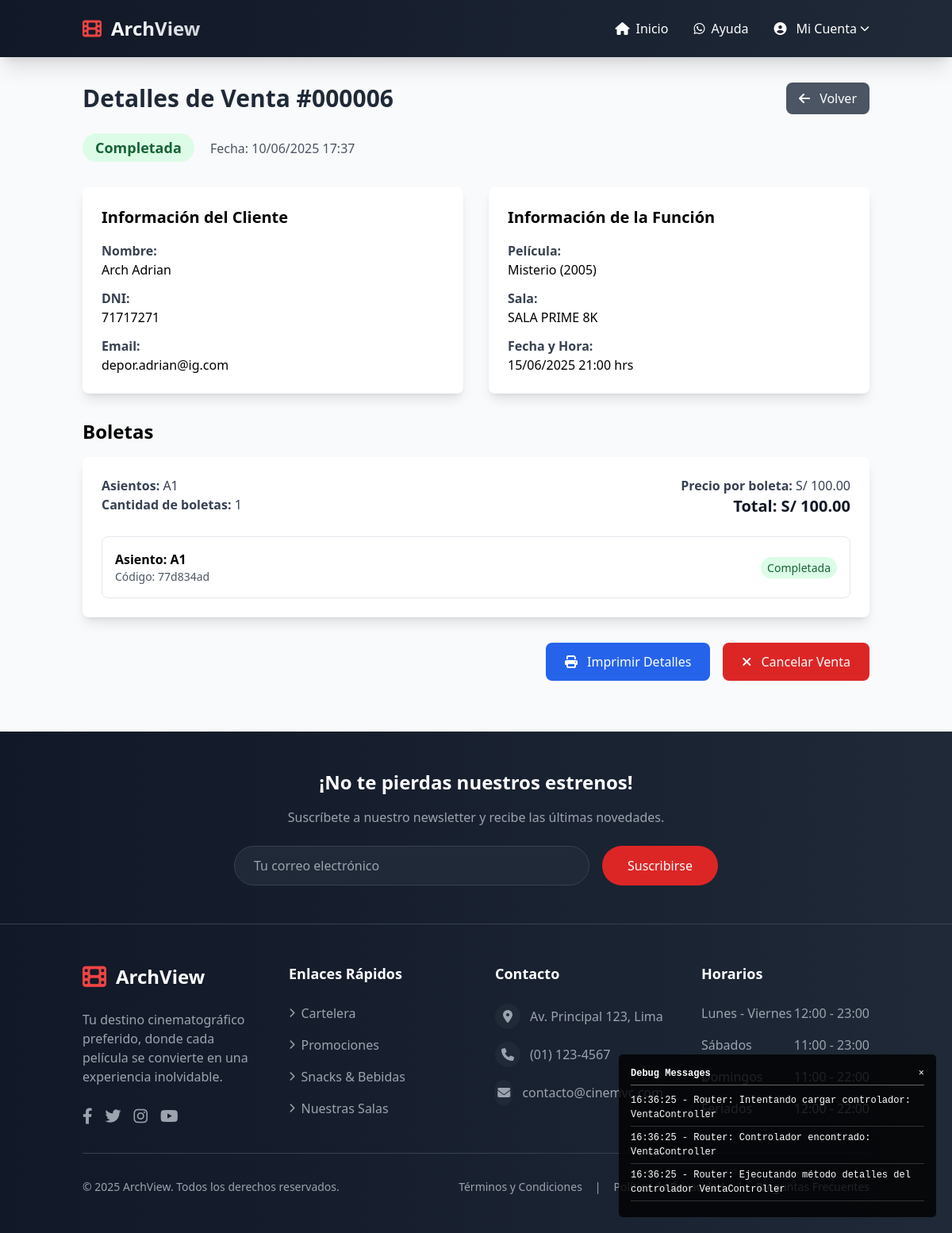
Screenshot of /venta/detalles/6 (signed in) with the database file from the repository.
### tables this page shows
CREATE TABLE `ventas` (
  `id` int(11) NOT NULL,
  `cliente_nombre` varchar(100) NOT NULL,
  `cliente_email` varchar(100) DEFAULT NULL,
  `cliente_dni` varchar(20) NOT NULL,
  `total` decimal(10,2) NOT NULL,
  `estado` enum('pendiente','completada','cancelada') DEFAULT 'pendiente',
  `created_at` timestamp NOT NULL DEFAULT current_timestamp()
);

### controllers/VentaController.php (called while the page is built, shortened)
<?php
require_once MODELS_PATH . 'Venta.php';
class VentaController extends Controller {
    private $ventaModel;
    public function __construct() {
        $this->ventaModel = new Venta();
    }
    public function detalles($ventaId = null) {
        $venta = $this->ventaModel->obtenerDetallesCompletos($ventaId);
        $esAdmin = isset($_SESSION['usuario_rol']) && $_SESSION['usuario_rol'] === 'admin';
        $vista = $esAdmin ? 'admin/ventas/detalles' : 'cliente/detalles';
        $this->cargarVista($vista, [
            'titulo' => 'Detalles de Venta',
            'venta' => $venta
        ]);
    }
}

### core/Router.php (called while the page is built, shortened)
<?php
require_once 'Debug.php';
class Router {
    private $metodo = 'index';
    public function __construct() {
        $url = $this->getUrl();
        if (isset($url[0])) {
            $controllerName = str_replace(' ', '', ucwords(str_replace('-', ' ', $url[0])));
            if (file_exists(CONTROLLERS_PATH . $controllerName . 'Controller.php')) {
                unset($url[0]);
            } else {
                Debug::log("Router: Controlador no encontrado: " . $controllerName . "Controller");
            }
        }
        $this->controlador = new $this->controlador;
        if (isset($url[1])) {
            if (method_exists($this->controlador, $url[1])) {
                $this->metodo = $url[1];
                unset($url[1]);
            }
        }
        $this->parametros = $url ? array_values($url) : [];
        call_user_func_array([$this->controlador, $this->metodo], $this->parametros);
    }
    private function getUrl() {
        if (isset($_GET['url'])) {
            $url = rtrim($_GET['url'], '/');
            $url = filter_var($url, FILTER_SANITIZE_URL);
            $url = explode('/', $url);
            return $url;
        }
        return [];
    }
}

### index.php (called while the page is built, shortened)
<?php
require_once 'core/Model.php';
require_once 'core/Router.php';
$router = new Router();

### config/conexion.php (called while the page is built, shortened)
<?php
class Conexion {
    private static $instance = null;
    private $conexion;
    private function __construct() {
        try {
            $this->conexion = new PDO(
                "mysql:host=" . DB_HOST . ";dbname=" . DB_NAME,
                DB_USER,
                DB_PASS,
                [
                    PDO::ATTR_ERRMODE => PDO::ERRMODE_EXCEPTION,
                    PDO::ATTR_DEFAULT_FETCH_MODE => PDO::FETCH_ASSOC,
                    PDO::MYSQL_ATTR_INIT_COMMAND => "SET NAMES utf8",
                    PDO::ATTR_EMULATE_PREPARES => false,
                    PDO::MYSQL_ATTR_LOCAL_INFILE => true
                ]
            );
        } catch (PDOException $e) {
            die("Error de conexión: " . $e->getMessage());
        }
    }
    public static function getInstance() {
        if (self::$instance === null) {
            self::$instance = new self();
        }
        return self::$instance;
    }
    public function getConexion() {
        return $this->conexion;
    }
}

### core/Model.php (called while the page is built, shortened)
<?php
require_once __DIR__ . '/../config/conexion.php';
abstract class Model {
    public function __construct() {
        $this->db = Conexion::getInstance()->getConexion();
    }
}

### models/Venta.php (called while the page is built, shortened)
<?php
class Venta extends Model {
    protected $tabla = 'ventas';
    public function obtenerDetallesCompletos($id) {
        $sql = "SELECT v.*,
                       f.fecha as funcion_fecha,
                       f.hora as funcion_hora,
                       f.precio as funcion_precio,
                       p.titulo as pelicula_titulo,
                       p.duracion as pelicula_duracion,
                       s.nombre as sala_nombre,
                       GROUP_CONCAT(b.asiento) as asientos
                FROM {$this->tabla} v
                INNER JOIN boletas b ON v.id = b.venta_id
                INNER JOIN funciones f ON b.funcion_id = f.id
                INNER JOIN peliculas p ON f.pelicula_id = p.id
                INNER JOIN salas s ON f.sala_id = s.id
                WHERE v.id = :id
                GROUP BY v.id, v.cliente_email, f.fecha, f.hora, f.precio, p.titulo, p.duracion, s.nombre";
        $stmt = $this->db->prepare($sql);
        $stmt->execute(['id' => $id]);
        return $stmt->fetch(PDO::FETCH_ASSOC);
    }
}

### views/admin/ventas/detalles.php (the view, shortened to what this page needs)
<div class="container mx-auto px-4 py-8">
    <div class="flex justify-between items-center mb-6">
        <h1 class="text-3xl font-bold text-gray-800">
            Detalles de Venta #<?= str_pad($venta['id'], 6, '0', STR_PAD_LEFT) ?>
        </h1>
        <a href="<?= APP_URL ?>/venta"
           class="bg-gray-600 text-white px-4 py-2 rounded-lg hover:bg-gray-700 transition-colors">
            <i class="fas fa-arrow-left mr-2"></i>
            Volver
        </a>
    </div>
    <div class="mb-8">
        <span class="px-4 py-2 inline-flex text-lg leading-5 font-semibold rounded-full
            <?= $venta['estado'] === 'completada' ? 'bg-green-100 text-green-800' : 'bg-red-100 text-red-800' ?>">
            <?= ucfirst($venta['estado']) ?>
        </span>
        <span class="ml-4 text-gray-600">
            Fecha: <?= date('d/m/Y H:i', strtotime($venta['created_at'])) ?>
        </span>
    </div>
    <div class="grid grid-cols-1 md:grid-cols-2 gap-8">
        <div class="bg-white rounded-lg shadow-lg p-6">
            <h2 class="text-xl font-bold mb-4">Información del Cliente</h2>
            <div class="space-y-3">
                <p>
                    <strong class="text-gray-700">Nombre:</strong><br>
                    <?= htmlspecialchars($venta['cliente_nombre']) ?>
                </p>
                <p>
                    <strong class="text-gray-700">DNI:</strong><br>
                    <?= htmlspecialchars($venta['cliente_dni']) ?>
                </p>
                <p>
                    <strong class="text-gray-700">Email:</strong><br>
                    <?= htmlspecialchars($venta['cliente_email']) ?>
                </p>
            </div>
        </div>
        <div class="bg-white rounded-lg shadow-lg p-6">
            <h2 class="text-xl font-bold mb-4">Información de la Función</h2>
            <div class="space-y-3">
                <p>
                    <strong class="text-gray-700">Película:</strong><br>
                    <?= htmlspecialchars($venta['pelicula_titulo']) ?>
                </p>
                <p>
                    <strong class="text-gray-700">Sala:</strong><br>
                    <?= htmlspecialchars($venta['sala_nombre']) ?>
                </p>
                <p>
                    <strong class="text-gray-700">Fecha y Hora:</strong><br>
                    <?= date('d/m/Y', strtotime($venta['funcion_fecha'])) ?>
                    <?= date('H:i', strtotime($venta['funcion_hora'])) ?> hrs
                </p>
            </div>
        </div>
    </div>
    <div class="mt-8">
        <h2 class="text-2xl font-bold mb-4">Boletas</h2>
        <div class="bg-white rounded-lg shadow-lg overflow-hidden">
            <div class="p-6">
                <div class="grid grid-cols-1 md:grid-cols-2 gap-4 mb-6">
                    <div>
                        <p class="text-gray-700">
                            <strong>Asientos:</strong> <?= $venta['asientos'] ?>
                        </p>
                        <p class="text-gray-700">
                            <strong>Cantidad de boletas:</strong>
                            <?= substr_count($venta['asientos'], ',') + 1 ?>
                        </p>
                    </div>
                    <div class="text-right">
                        <p class="text-gray-700">
                            <strong>Precio por boleta:</strong>
                            S/ <?= number_format($venta['funcion_precio'], 2) ?>
                        </p>
                        <p class="text-xl font-bold text-gray-900">
                            <strong>Total:</strong>
                            S/ <?= number_format($venta['total'], 2) ?>
                        </p>
                    </div>
                </div>
                <div class="space-y-4">
                    <?php foreach (explode(',', $venta['asientos']) as $asiento): ?>
                        <div class="border rounded-lg p-4">
                            <div class="flex justify-between items-center">
                                <div>
                                    <p class="font-semibold">Asiento: <?= trim($asiento) ?></p>
                                    <p class="text-sm text-gray-600">
                                        Código: <?= substr(md5($venta['id'] . $asiento), 0, 8) ?>
                                    </p>
                                </div>
                                <div>
                                    <span class="px-2 py-1 text-sm rounded-full
                                        <?= $venta['estado'] === 'completada' ? 'bg-green-100 text-green-800' : 'bg-red-100 text-red-800' ?>">
                                        <?= ucfirst($venta['estado']) ?>
                                    </span>
                                </div>
                            </div>
                        </div>
                    <?php endforeach; ?>
                </div>
            </div>
        </div>
    </div>
    <div class="mt-8 flex justify-end space-x-4">
        <button onclick="window.print()"
                class="bg-blue-600 text-white px-6 py-3 rounded-lg hover:bg-blue-700 transition-colors">
            <i class="fas fa-print mr-2"></i>
            Imprimir Detalles
        </button>
        <?php if ($venta['estado'] === 'completada'): ?>
            <a href="<?= APP_URL ?>/venta/cancelar/<?= $venta['id'] ?>"
               class="bg-red-600 text-white px-6 py-3 rounded-lg hover:bg-red-700 transition-colors"
               onclick="return confirm('¿Estás seguro de cancelar esta venta? Esta acción no se puede deshacer.')">
                <i class="fas fa-times mr-2"></i>
                Cancelar Venta
            </a>
        <?php endif; ?>
    </div>
</div>

### views/admin/ventas/detalles.php (style rules this page uses)
body { background-color: white; }
.container { max-width: none; padding: 0; margin: 0; }

### rows the page displays
ventas: id "000006", estado "Completada", created_at "10/06/2025 17:37", cliente_nombre "Arch Adrian", cliente_dni "71717271", cliente_email "depor.adrian@ig.com", total "100.00", asiento "A1", id "77d834ad"

### other values shown
$venta['pelicula_titulo'] "Misterio (2005)"
$venta['sala_nombre'] "SALA PRIME 8K"
date('d/m/Y', strtotime($venta['funcion_fecha'])) "15/06/2025"
date('H:i', strtotime($venta['funcion_hora'])) "21:00"
$venta['asientos'] "A1"
substr_count($venta['asientos'], ',') + 1 "1"
$venta['funcion_precio'] "100.00"
APP_NAME "ArchView"
$message "16:36:25 - Router: Intentando cargar controlador: VentaController"
$message "16:36:25 - Router: Controlador encontrado: VentaController"
$message "16:36:25 - Router: Ejecutando método detalles del controlador VentaController"
